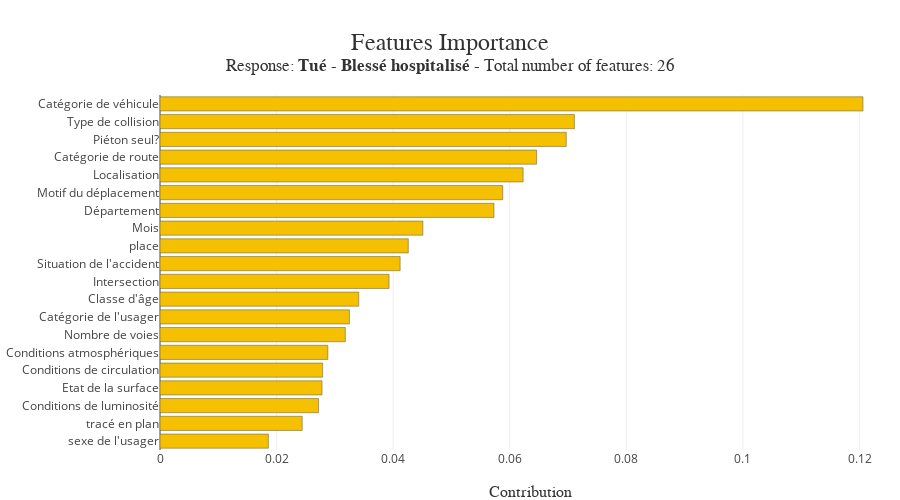

The notebook cell this image was saved under:
### Code cell
xpl.plot.features_importance()

### Figure 1 — Plotly figure (JSON) as saved in the notebook; plotly's stock layout.template omitted (floating-point values rounded to 4 significant figures)
{"data": [{"customdata": ["sexe de l'usager", "tracé en plan", "Conditions de luminosité", "Etat de la surface", "Conditions de circulation", "Conditions atmosphériques", "Nombre de voies", "Catégorie de l'usager", "Classe d'âge", "Intersection", "Situation de l'accident", "place", "Mois", "Département", "Motif du déplacement", "Localisation", "Catégorie de route", "Piéton seul?", "Type de collision", "Catégorie de véhicule"], "hovertemplate": "Feature: %{customdata}<br />Contribution: %{x:.4f}<extra></extra>", "marker": {"color": ["rgba(244, 192, 0, 1.0)", "rgba(244, 192, 0, 1.0)", "rgba(244, 192, 0, 1.0)", "rgba(244, 192, 0, 1.0)", "rgba(244, 192, 0, 1.0)", "rgba(244, 192, 0, 1.0)", "rgba(244, 192, 0, 1.0)", "rgba(244, 192, 0, 1.0)", "rgba(244, 192, 0, 1.0)", "rgba(244, 192, 0, 1.0)", "rgba(244, 192, 0, 1.0)", "rgba(244, 192, 0, 1.0)", "rgba(244, 192, 0, 1.0)", "rgba(244, 192, 0, 1.0)", "rgba(244, 192, 0, 1.0)", "rgba(244, 192, 0, 1.0)", "rgba(244, 192, 0, 1.0)", "rgba(244, 192, 0, 1.0)", "rgba(244, 192, 0, 1.0)", "rgba(244, 192, 0, 1.0)"], "line": {"color": "rgba(52, 55, 54, 0.8)", "width": 0.5}}, "name": "Global", "orientation": "h", "x": [0.0186, 0.0244, 0.0272, 0.0278, 0.0279, 0.0288, 0.0318, 0.0325, 0.0341, 0.0393, 0.0412, 0.0426, 0.0451, 0.0573, 0.0588, 0.0623, 0.0646, 0.0697, 0.0711, 0.1206], "y": ["sexe de l'usager", "tracé en plan", "Conditions de luminosité", "Etat de la surface", "Conditions de circulation", "Conditions atmosphériques", "Nombre de voies", "Catégorie de l'usager", "Classe d'âge", "Intersection", "Situation de l'accident", "place", "Mois", "Département", "Motif du déplacement", "Localisation", "Catégorie de route", "Piéton seul?", "Type de collision", "Catégorie de véhicule"], "type": "bar"}], "layout": {"autosize": false, "barmode": "group", "height": 500, "hovermode": "closest", "margin": {"b": 50, "l": 160, "r": 0, "t": 95}, "title": {"font": {"color": "rgb(50, 50, 50)", "family": "Arial", "size": 24}, "text": "Features Importance<br><sup>Response: <b>Tué - Blessé hospitalisé</b> - Total number of features: 26</sup>", "x": 0.5, "xanchor": "center", "y": 0.9, "yanchor": "middle"}, "width": 900, "xaxis": {"title": {"font": {"color": "rgb(50, 50, 50)", "family": "Arial Black", "size": 16}, "text": "Contribution"}}, "yaxis": {"title": {"font": {"color": "rgb(50, 50, 50)", "family": "Arial Black", "size": 16}}, "ticktext": ["sexe de l'usager", "tracé en plan", "Conditions de luminosité", "Etat de la surface", "Conditions de circulation", "Conditions atmosphériques", "Nombre de voies", "Catégorie de l'usager", "Classe d'âge", "Intersection", "Situation de l'accident", "place", "Mois", "Département", "Motif du déplacement", "Localisation", "Catégorie de route", "Piéton seul?", "Type de collision", "Catégorie de véhicule"], "tickvals": ["sexe de l'usager", "tracé en plan", "Conditions de luminosité", "Etat de la surface", "Conditions de circulation", "Conditions atmosphériques", "Nombre de voies", "Catégorie de l'usager", "Classe d'âge", "Intersection", "Situation de l'accident", "place", "Mois", "Département", "Motif du déplacement", "Localisation", "Catégorie de route", "Piéton seul?", "Type de collision", "Catégorie de véhicule"], "tickmode": "array", "dtick": 1, "automargin": true}}}
